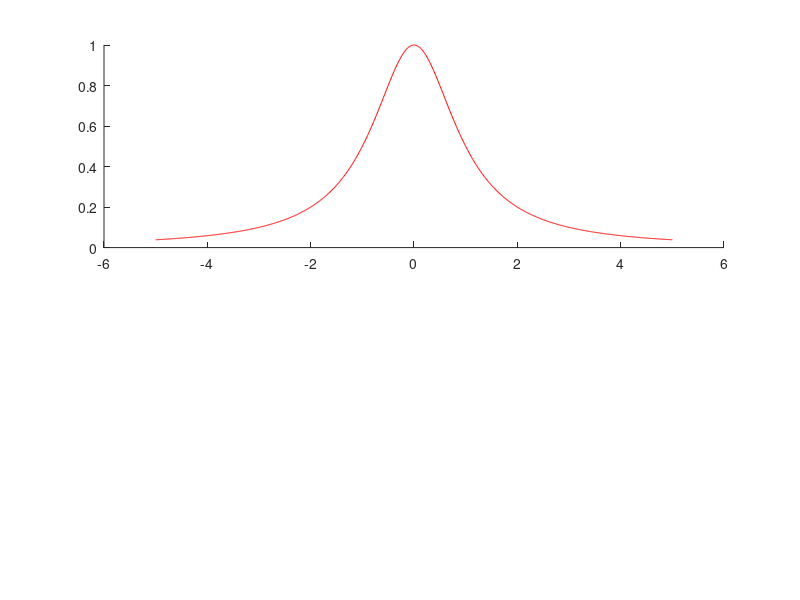

This figure's MATLAB source: (Note: this script raises an error after producing the figure.)
% 1.
% nodes = [1930, 1940, 1950, 1960, 1970, 1980];
% fx = [123203, 131669, 150697, 179323, 203212, 226505];
% 
% x = input('date = ');
% fprintf('%f \n', lmf(nodes, fx, x));

% 2.
% nodes = [121, 100, 144];
% fx = [11, 10, 12];
% 
% fprintf('%f \n', lmf(nodes, fx, 115));

% 3.
% x = 0:0.05:10;
% fx = (1 + cos(pi * x)) ./ (1 + x);
% xLagr = 0:10/20:10;
% fxLagr = (1 + cos(pi * xLagr)) ./ (1 + xLagr);
% 
% hold on;
% plot(x, fx, 'r');
% 
% ylagr = [];
% for i = 1:length(x)
%     ylagr = [ylagr lmf(xLagr, fxLagr, x(i))];
% end
% plot(x, ylagr);
% legend('fx', 'lmfx');

% 4. this is an exception for the lagrange polynomial.
x = -5:0.01:5;
fx = 1 ./ (1 + x.^2);

xLagr = -5:10/14:5;
fxLagr = 1 ./ (1 + xLagr.^2);

subplot(2, 1, 1);
hold on;
plot(x, fx, 'r');

ylagr = [];
for i = 1:length(x)
    ylagr = [ylagr lmf(xLagr, fxLagr, x(i))];
end
plot(x, ylagr, 'b');
legend('fx', 'lmfx');

% second method
subplot(2, 1, 2);
hold on;
n = 15;
i = 1:n;
a = -5;
b = 5;

xCheb = 1/2 * ((b - a) * cos((2*i - 1) * pi / (2 * n)) + a + b);
fxCheb = 1 ./ (1 + xCheb .^ 2);

plot(x, fx, 'r');

ycheb = [];
for i = 1:length(x)
    ycheb = [ycheb lmf(xCheb, fxCheb, x(i))];
end
ycheb
plot(x, ycheb, 'b');
legend('fx', 'chebfx');



